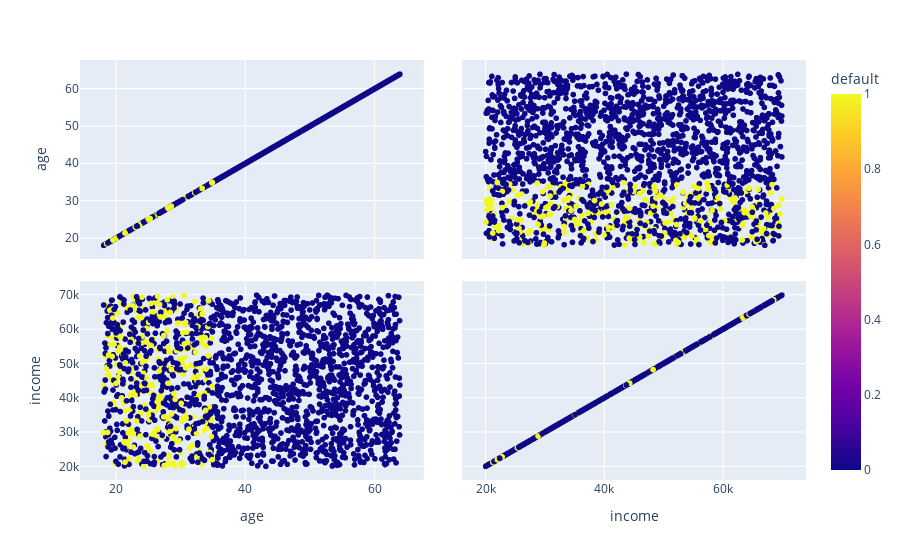

Notebook cell for this chart:
### Code cell
grafico = px.scatter_matrix(base_credit, dimensions=['age', 'income'], color = 'default');
grafico.show()

### Figure 1 — Plotly figure (JSON) as saved in the notebook; plotly's stock layout.template omitted (floating-point values rounded to 4 significant figures; data arrays with more than 128 entries replaced by an {"elided": "..."} marker saying what was removed)
{"data": [{"dimensions": [{"axis": {"matches": true}, "label": "age", "values": {"elided": "2000 float values"}}, {"axis": {"matches": true}, "label": "income", "values": {"elided": "2000 float values"}}], "hovertemplate": "%{xaxis.title.text}=%{x}<br>%{yaxis.title.text}=%{y}<br>default=%{marker.color}<extra></extra>", "legendgroup": "", "marker": {"color": {"elided": "2000 int values"}, "coloraxis": "coloraxis", "symbol": "circle"}, "name": "", "showlegend": false, "type": "splom"}], "layout": {"coloraxis": {"colorbar": {"title": {"text": "default"}}, "colorscale": [[0, "#0d0887"], [0.1111, "#46039f"], [0.2222, "#7201a8"], [0.3333, "#9c179e"], [0.4444, "#bd3786"], [0.5556, "#d8576b"], [0.6667, "#ed7953"], [0.7778, "#fb9f3a"], [0.8889, "#fdca26"], [1, "#f0f921"]]}, "dragmode": "select", "legend": {"tracegroupgap": 0}, "margin": {"t": 60}}}
